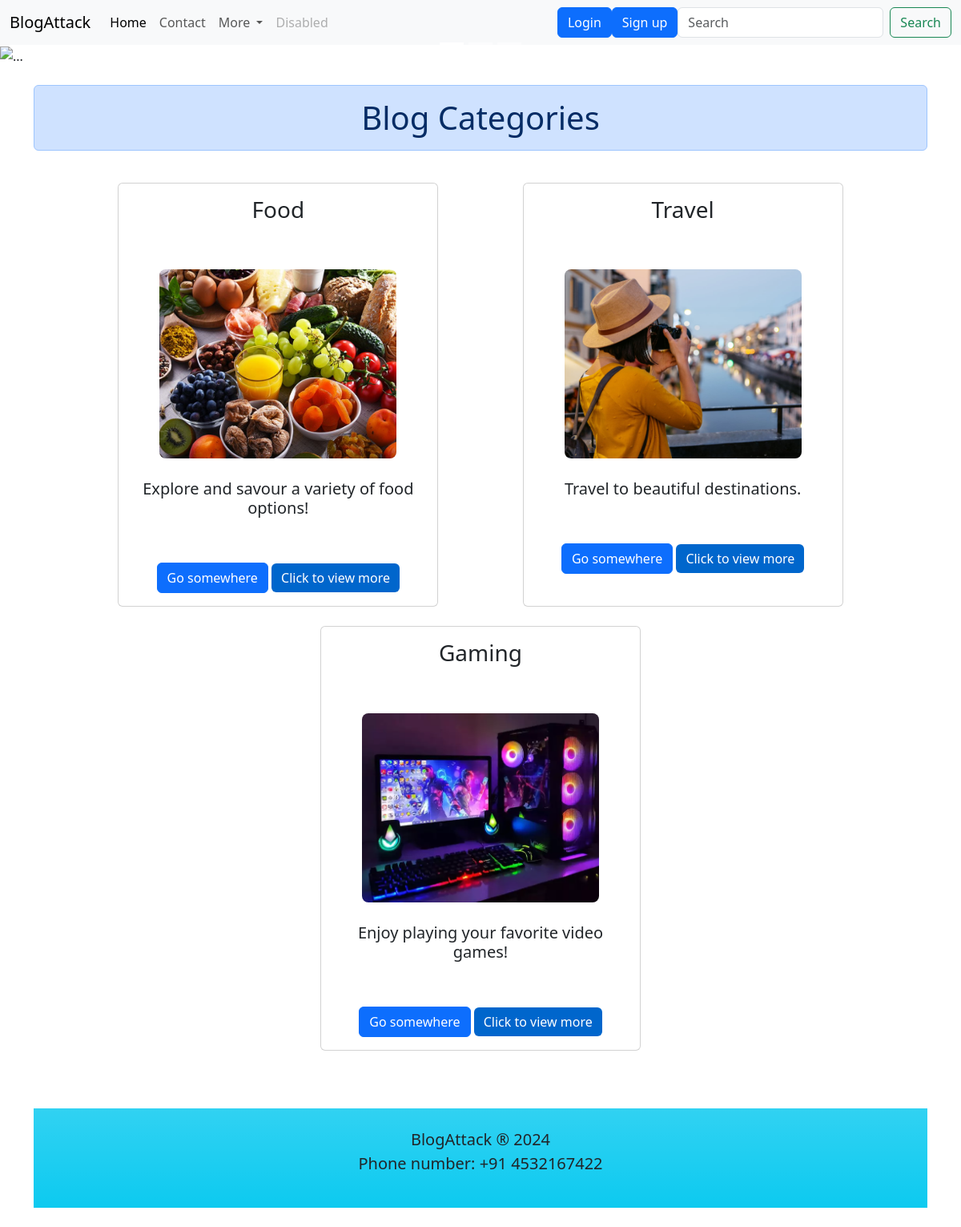
The page / on the database its author committed.
### myblog/models.py (models this page shows, shortened)
class Blog_Category(models.Model):
    blog_cat = models.CharField(max_length=60,unique=True)
    blogcat_img = models.ImageField(upload_to='media/images')
    blogcat_description = models.CharField(max_length=200)

### myblog/views.py (the view)
# urls.py: path('', views.home, name='home'),
def home(request):
    x=Blog_Category.objects.all()
    return render(request, 'myblog/home.html',{"category":x})

### myblog/templates/myblog/home.html (shortened to what this page needs)
<!DOCTYPE html>
<html lang="en">
<head>
    <link href="https://cdn.jsdelivr.net/npm/bootstrap@5.3.2/dist/css/bootstrap.min.css" rel="stylesheet">
</head>
<body>
{% include 'myblog/navbar.html' %}
<div id="carouselExampleCaptions" class="carousel slide">
    <div class="carousel-indicators">
      <button type="button" data-bs-target="#carouselExampleCaptions" data-bs-slide-to="0" class="active" aria-current="true" aria-label="Slide 1"></button>
      <button type="button" data-bs-target="#carouselExampleCaptions" data-bs-slide-to="1" aria-label="Slide 2"></button>
      <button type="button" data-bs-target="#carouselExampleCaptions" data-bs-slide-to="2" aria-label="Slide 3"></button>
    </div>
    <div class="carousel-inner">
      <div class="carousel-item active">
        <img id="i1" src="https://images.unsplash.com/photo-1526566762798-8fac9c07aa98?q=80&w=2004&auto=format&fit=crop&ixlib=rb-4.0.3&ixid=M3wxMjA3fDB8MHxwaG90by1wYWdlfHx8fGVufDB8fHx8fA%3D%3D" class="height=20" alt="...">
        <div class="carousel-caption d-none d-md-block">
        </div>
      </div>
    </div>
    <button class="carousel-control-prev" type="button" data-bs-target="#carouselExampleCaptions" data-bs-slide="prev">
      <span class="carousel-control-prev-icon" aria-hidden="true"></span>
    </button>
    <button class="carousel-control-next" type="button" data-bs-target="#carouselExampleCaptions" data-bs-slide="next">
      <span class="carousel-control-next-icon" aria-hidden="true"></span>
    </button>
  </div>
<br>
<div class="container text-center mb-4">
  <h1 class="alert alert-primary">Blog Categories</h1>
  {% if category %}
  <br>
  <div class="d-flex flex-wrap justify-content-evenly">
      {% for y in category  %}
      <div class="card mb-4" style="width: 25rem;">
          <div class="card-body">
              <h3 class="card-title"> {{ y.blog_cat }}</h5>
              <br>
              <br>
              <img src="{{y.blogcat_img}}" style="width: 300px; height: 240px; object-fit: cover; border-radius: 10px; border: 2px solid transparent;">
              <br>
              <br>
              <div class="container-sm">
              <h5>{{y.blogcat_description}}</h2>
              <br>
              <br>
              <a href="allblogs" class="btn btn-primary">Go somewhere</a>
              <a href="{% url 'blog' %}?category={{ y.blog_cat }}" class="btn btn-primary" style="background-color: #0066cc; border: none;">Click to view more</a>
              </div>
          </div>
      </div>
      {% endfor %}
  </div>
{% endif %}
<br>
<br>
<div id="footer" class="p-4 bg-info bg-gradient text-blue-900 fs-2" style="width: 100%;">
  <p class="fs-5">
  BlogAttack ® 2024
  <br>
  Phone number: +91 4532167422
</p>
</div>
</div>
  </body>
</html>

### myblog/templates/myblog/home.html (style rules this page uses)
#i1, #i2, #i3 { width: 100%; object-fit: cover; height: 600px; }

### rows shown on the page
Blog_Category: blog_cat "Food", blogcat_img (picture), blogcat_description "Explore and savour a variety of food options!"
Blog_Category: blog_cat "Travel", blogcat_img (picture), blogcat_description "Travel to beautiful destinations."
Blog_Category: blog_cat "Gaming", blogcat_img (picture), blogcat_description "Enjoy playing your favorite video games!"
